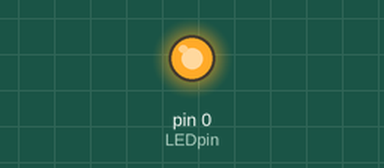
Simulated run of this sketch. Board: Arduino Uno, built with avr-gcc and run on an emulated ATmega328P. On the bench: output pins drawn as LEDs (lit = HIGH).

Above: at 0.1 s.
At 37.3 s:
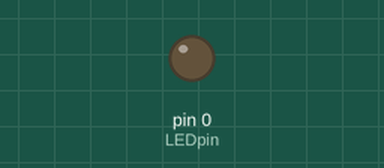
Timing chart, 0 to 40.0 s (numbered marks = the images above):
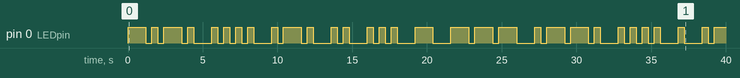

The sketch:

morseBlinker.ino
```cpp
// CTT Diorama-rama Morse Beacon
// Christopher Lewis
// cttoronto.com
// Manually "forked" from:

// Simple Arduino Morse Beacon
// Written by Mark VandeWettering K6HX
// Email: k6hx@arrl.net
//http://brainwagon.org/2009/11/14/another-try-at-an-arduino-based-morse-beacon/

struct t_mtab { char c, pat; } ;

struct t_mtab morsetab[] = {
  	{'.', 106},
	{',', 115},
	{'?', 76},
	{'/', 41},
        {'\'',94},
        {'!',117},
        {'_',108},
        {'-',97},
        {'@',86},
        {'"',82},
        {'+',42},
        {'=',49},
        {'(',45},
        {')',109},
        {'&',34},
        {':',71},//Check
        {';',82},//Check
	{'A', 6},
	{'B', 17},
	{'C', 21},
	{'D', 9},
	{'E', 2},
	{'F', 20},
	{'G', 11},
	{'H', 16},
	{'I', 4},
	{'J', 30},
	{'K', 13},
	{'L', 18},
	{'M', 7},
	{'N', 5},
	{'O', 15},
	{'P', 22},
	{'Q', 27},
	{'R', 10},
	{'S', 8},
	{'T', 3},
	{'U', 12},
	{'V', 24},
	{'W', 14},
	{'X', 25},
	{'Y', 29},
	{'Z', 19},
	{'1', 62},
	{'2', 60},
	{'3', 56},
	{'4', 48},
	{'5', 32},
	{'6', 33},
	{'7', 35},
	{'8', 39},
	{'9', 47},
	{'0', 63}
} ;

#define N_MORSE  (sizeof(morsetab)/sizeof(morsetab[0]))

#define SPEED  (3)
#define DOTLEN  (1200/SPEED)
#define DASHLEN  (3*(1200/SPEED))

int LEDpin = 0 ;
String message;
void
dash()
{
  digitalWrite(LEDpin, HIGH) ;
  delay(DASHLEN);
  digitalWrite(LEDpin, LOW) ;
  delay(DOTLEN) ;
}

void
dit()
{
  digitalWrite(LEDpin, HIGH) ;
  delay(DOTLEN);
  digitalWrite(LEDpin, LOW) ;
  delay(DOTLEN);
}

void
send(char c)
{
  int i ;
  if (c == ' ') {

    delay(7*DOTLEN) ;
    return ;
  }
  for (i=0; i<N_MORSE; i++) {
    if (morsetab[i].c == c) {
      unsigned char p = morsetab[i].pat ;
      while (p != 1) {
          if (p & 1)
            dash() ;
          else
            dit() ;
          p = p / 2 ;
      }
      delay(2*DOTLEN) ;
      return ;
    }
  }

}

void
sendmsg(char *str)
{
  while (*str)
    send(*str++) ;
}

void setup() {
  pinMode(LEDpin, OUTPUT) ;
  message = "CHRISTOPHER LEWIS WAS HERE";
  message.toUpperCase();
}

void loop() {
  int str_len = message.length() + 1;
  char char_array[str_len];
  message.toCharArray(char_array, str_len);
  sendmsg(char_array) ;
  delay(2000) ;
}
```

Measured:
- by itself, pin 0 (LEDpin): LOW → HIGH at 0.00 s, → LOW 1.2 s later, → HIGH 0.40 s later, → LOW 0.40 s later, … (61 changes in this stretch)
